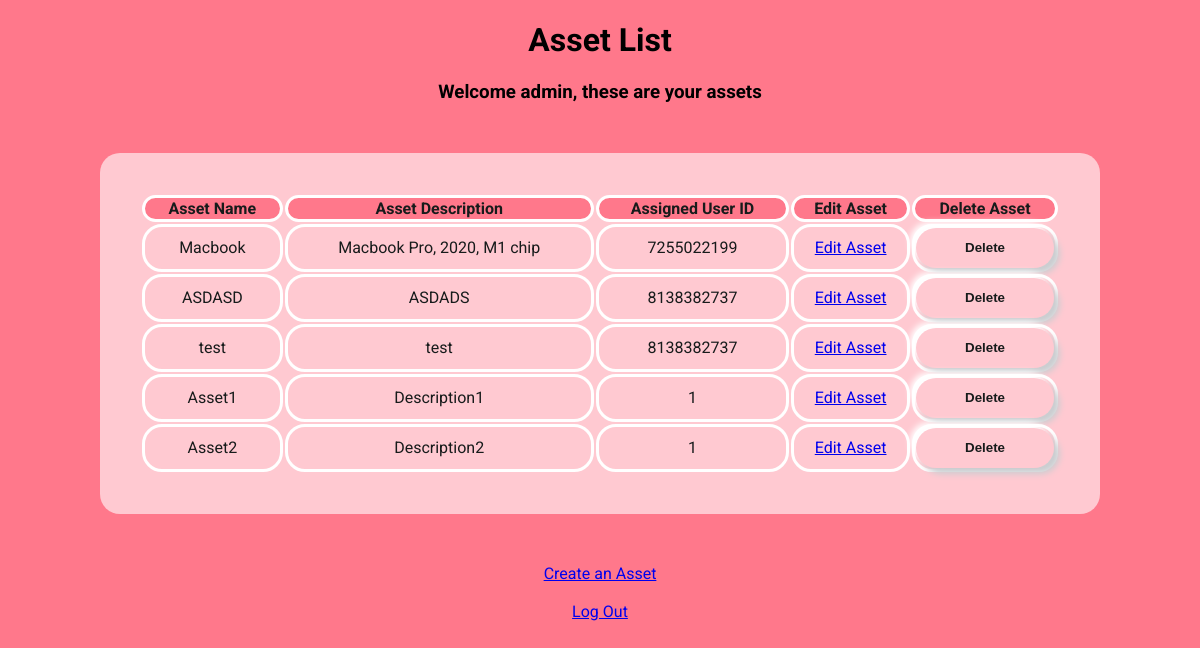
The page /assets/1 (signed in) on the database its author committed.
### app.py (models this page shows, shortened)
class User(UserMixin, db.Model):
    user_id = db.Column(db.Integer, primary_key=True)
    email = db.Column(db.String(100), unique=True, nullable=False)
    first_name = db.Column(db.String(100))
    last_name = db.Column(db.String(100))
    password = db.Column(db.String(100), nullable=False)
    is_admin = db.Column(db.Integer, default=0)
    assets = db.relationship('Asset', backref='user', lazy=True)

class Asset(UserMixin, db.Model):
    asset_id = db.Column(db.Integer, primary_key=True)
    name = db.Column(db.String(100))
    description = db.Column(db.String(1000))
    user_id = db.Column(db.Integer, db.ForeignKey(
        "user.user_id"), nullable=False)

### app.py (the view)
@app.route("/assets/<int:user_id>")
@login_required
def assets(user_id):
    user = User.query.get(user_id)
    if user:
        if current_user.is_admin:
            assets = Asset.query.all()
            return render_template('assets.html', user=user, assets=assets)
        else:
            assets = user.assets
            return render_template('assets.html', user=user, assets=assets)
    else:
        return "User not found"

### app.py (called while the page is built)
@login_manager.user_loader
def load_user(user_id):
    return User.query.get(int(user_id))

### templates/assets.html (shortened to what this page needs)
<!DOCTYPE html>
<html>
<head>
    <link rel="stylesheet" href="/static/assets.css">
</head>
<body>
    <h1>Asset List</h1>
    <h3>Welcome {{ current_user.first_name }}, these are your assets</h3>
    <table class="assets-table">
        <tr>
            <th>Asset Name</th>
            <th>Asset Description</th>
            <th>Assigned User ID</th>
            <th>Edit Asset</th>
            {% if current_user.is_admin %}
            <th>Delete Asset</th>
            {% endif %}
        </tr>
        {% for asset in assets %}
        <tr>
            <td>{{ asset.name }}</td>
            <td>{{ asset.description }}</td>
            <td>{{ asset.user_id }}</td>
            <td>
                <a href="{{ url_for('edit_asset', user_id=current_user.user_id, asset_id=asset.asset_id) }}">Edit Asset</a>
            </td>
            {% if current_user.is_admin %}
            <td>
                <form method="POST" action="{{ url_for('delete_asset', user_id=user.user_id, asset_id=asset.asset_id) }}" class="deleteForm">
                    <button>Delete</button>
                </form>
            </td>
            {% endif %}
        </tr>
        {% endfor %}
    </table>
    <a href="{{ url_for('create_asset') }}">Create an Asset</a>
    <br>
    <br>
    <a href="{{ url_for('logout') }}" id="logoutButton">Log Out</a>
</body>
</html>

### static/assets.css (style rules this page uses)
body { background: #FF788B; text-align: center; justify-content: center; align-items:flex-start; font-family: roboto; }
table { background-color: #FFC9D1; width: 1000px; margin:50px auto; border-radius: 20px; padding: 40px; box-sizing: border-box; background: #FFC9D1; color: #171B1B; }
th { border: solid white; border-radius: 20px; background-color: #FF788B; }
td { border: solid white; border-radius: 20px; }
button { color: #171B1B; background: #FFC9D1; height: 40px; border-radius: 20px; cursor: pointer; font-weight: 900; box-shadow: 6px 6px 6px #cbced1, -6px -6px 6px white; transition: 0.5s; display: block; width: 100%; padding: 0; border: none; outline: none; box-sizing: border-box; }

### rows shown on the page
User: first_name "admin"
Asset: name "Macbook", description "Macbook Pro, 2020, M1 chip", user_id "7255022199"
Asset: name "ASDASD", description "ASDADS", user_id "8138382737"
Asset: name "test", description "test", user_id "8138382737"
Asset: name "Asset1", description "Description1", user_id "1"
Asset: name "Asset2", description "Description2", user_id "1"
